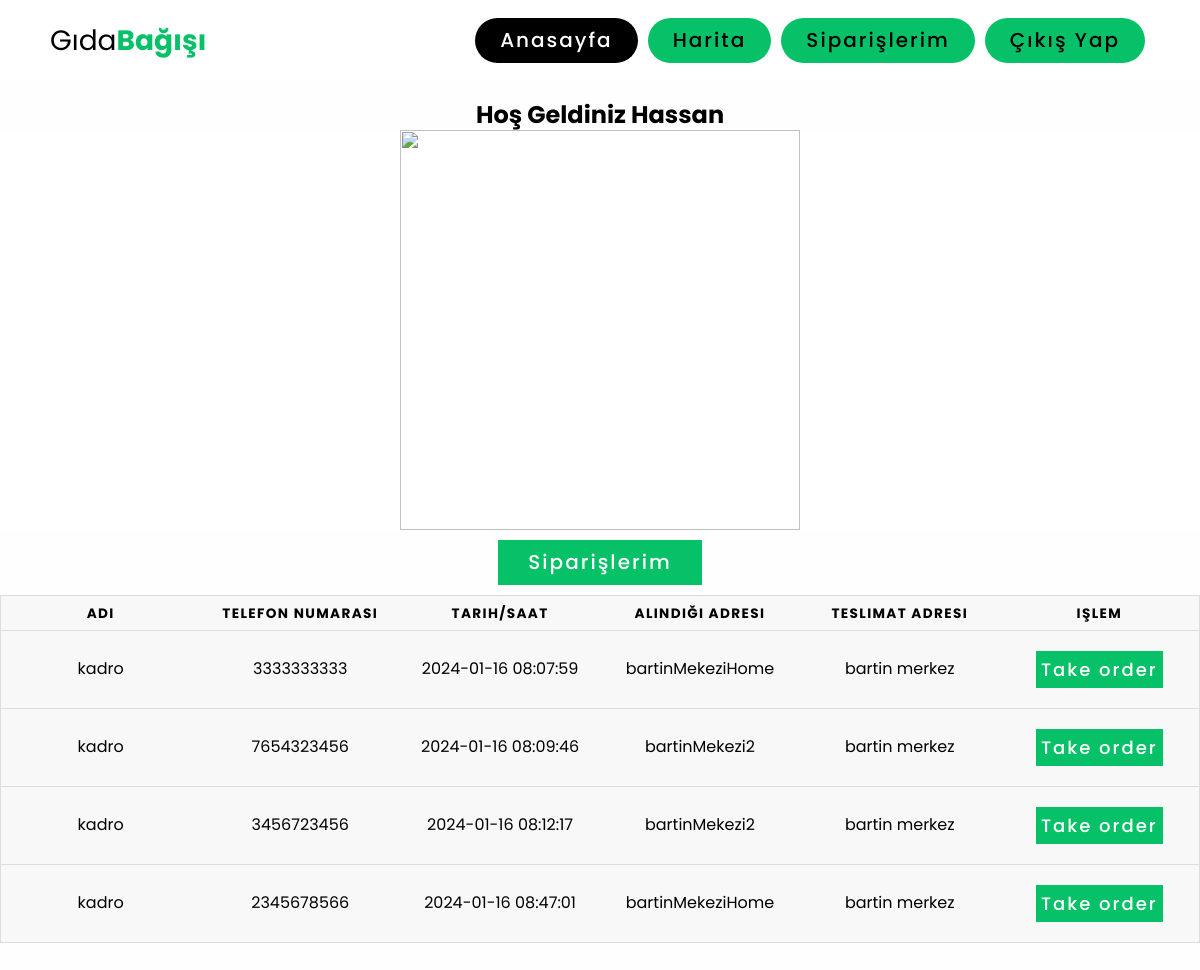
The page /delivery/delivery.php (signed in) on the database its author committed.
### tables this page shows
CREATE TABLE `gida_bagislari` (
  `Fid` int(11) NOT NULL,
  `name` varchar(50) NOT NULL,
  `email` varchar(60) NOT NULL,
  `food` varchar(50) NOT NULL,
  `type` text NOT NULL,
  `category` text NOT NULL,
  `quantity` text NOT NULL,
  `date` datetime DEFAULT current_timestamp(),
  `address` text NOT NULL,
  `location` varchar(50) NOT NULL,
  `phoneno` varchar(25) NOT NULL,
  `assigned_to` int(11) DEFAULT NULL,
  `delivery_by` int(11) DEFAULT NULL
);

### delivery/delivery.php (the view, shortened to what this page needs)
<?php
include '../connection.php';
$name=$_SESSION['name'];
$city=$_SESSION['city'];
$id=$_SESSION['Did'];
?>
<!DOCTYPE html>
<html lang="en">
<head>
    <link rel="stylesheet" href="../home.css">
    <link rel="stylesheet" href="delivery.css">
</head>
<body>
<header>
        <div class="logo">Gıda<b style="color: #06C167;">Bağışı</b></div>
        <nav class="nav-bar">
            <ul>
                <li><a href="#home" class="active">Anasayfa</a></li>
                <li><a href="openmap.php" >Harita</a></li>
                <li><a href="deliverymyord.php" >Siparişlerim</a></li>
                <li><a href="../logout.php" >Çıkış Yap</a></li>
            </ul>
        </nav>
    </header>
    <br>
         <h2><center>Hoş Geldiniz  <?php echo"$name";?></center></h2>
        <div class="itm" >
            <img src="../img/delivery.gif" alt="" width="400" height="400">
        </div>
        <div class="get">
            <?php
$sql = "SELECT fd.Fid AS Fid,fd.location as cure, fd.name,fd.phoneno,fd.date,fd.delivery_by, fd.address as From_address,
ad.name AS delivery_person_name, ad.address AS To_address
FROM gida_bagislari fd
LEFT JOIN admin ad ON fd.assigned_to = ad.Aid where assigned_to IS NOT NULL and   delivery_by IS NULL and fd.location='$city';
";
$result=mysqli_query($connection, $sql);
$data = array();
while ($row = mysqli_fetch_assoc($result)) {
    $data[] = $row;
}
?>
<div class="log">
<a href="deliverymyord.php">Siparişlerim</a>
</div>
<div class="table-container">
         <div class="table-wrapper">
        <table class="table">
        <thead>
        <tr>
            <th >Adı</th>
            <th>Telefon Numarasi</th>
            <th>Tarih/Saat</th>
            <th>Alındığı Adresi</th>
            <th>Teslimat Adresi</th>
            <th>Işlem</th>
        </tr>
        </thead>
       <tbody>
        <?php foreach ($data as $row) { ?>
        <?php    echo "<tr><td data-label=\"name\">".$row['name']."</td><td data-label=\"phoneno\">".$row['phoneno']."</td><td data-label=\"date\">".$row['date']."</td><td data-label=\"Pickup Address\">".$row['From_address']."</td><td data-label=\"Delivery Address\">".$row['To_address']."</td>";
?>
            <td data-label="Action" style="margin:auto">
                <?php if ($row['delivery_by'] == null) { ?>
                    <form method="post" action=" ">
                        <button type="submit" name="food">Take order</button>
                    </form>
                <?php } else if ($row['delivery_by'] == $id) { ?>
                    Sana atanmış sipariş
                <?php } else { ?>
                Sipariş başka bir teslimat görevlisine atanmış
                <?php } ?>
            </td>
        </tr>
        <?php } ?>
    </tbody>
</table>
            </div>
   <br>
   <br>
</body>
</html>

### home.css (style rules this page uses)
:root { --navcolor:white; --navfont:black; --green:#06C167; --box-shadow:0 .5rem 1rem rgba(0,0,0.1) }
* { margin: 0; padding: 0; list-style: none; text-decoration: none; box-sizing: border-box; font-family: 'Poppins', sans-serif; }
body { background-color: #fefefe; }
header { width: 100%; height: 80px; background-color: var(--navcolor); display: flex; justify-content: space-between; align-items: center; padding: 0 100px; }
.logo { font-size: 28px; color:var(--navfont); }
.nav-bar ul { display: flex; }
.nav-bar ul li a { display: block; color: var(--navfont); font-size: 20px ; padding:10px 25px; border-radius: 50px; transition: 0.2s; margin: 0 5px; }
.nav-bar ul li a.active { color:var(--navcolor); background-color: var(--navfont); }
@media only screen and (max-width:1320px) { header { padding:0 50px; } }

### delivery/delivery.css (style rules this page uses)
table { border: 1px solid #ccc; border-collapse: collapse; margin: 0; padding: 0; width: 100%; table-layout: fixed; }
table tr { background-color: #f8f8f8; border: 1px solid #ddd; padding: .35em; }
table th, table td { padding: .625em; text-align: center; }
table th { font-size: .85em; letter-spacing: .1em; text-transform: uppercase; }
body { font-family: "Open Sans", sans-serif; line-height: 1.25; }
button, input { font-size: 18px; background:#06C167; padding: 5px; text-decoration: none; font-weight: 500; margin:10px auto 10px auto; color: #fff; letter-spacing: 2px; transition: 0.2s; border: #06C167; }
.log { margin: auto; display:grid; align-items: center; }
a { display: inline-block; font-size: 20px; background:#06C167; padding: 10px 30px; text-decoration: none; font-weight: 500; margin:10px auto 10px auto; color: #fff; letter-spacing: 2px; transition: 0.2s; }

### delivery/delivery.php (style rules this page uses)
.itm { background-color: white; display: grid; }
.itm img { width: 400px; height: 400px; margin-left: auto; margin-right: auto; }

### rows shown on the page
gida_bagislari: name "kadro", phoneno "3333333333", date "2024-01-16 08:07:59", address "bartinMekeziHome", admin.address "bartin merkez"
gida_bagislari: name "kadro", phoneno "7654323456", date "2024-01-16 08:09:46", address "bartinMekezi2", admin.address "bartin merkez"
gida_bagislari: name "kadro", phoneno "3456723456", date "2024-01-16 08:12:17", address "bartinMekezi2", admin.address "bartin merkez"
gida_bagislari: name "kadro", phoneno "2345678566", date "2024-01-16 08:47:01", address "bartinMekeziHome", admin.address "bartin merkez"

### other values the page prints
$name "Hassan"
